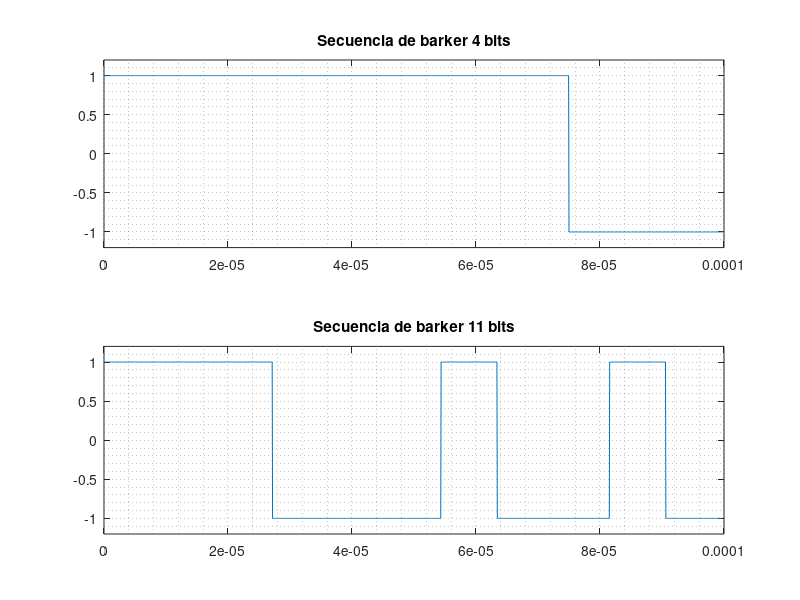
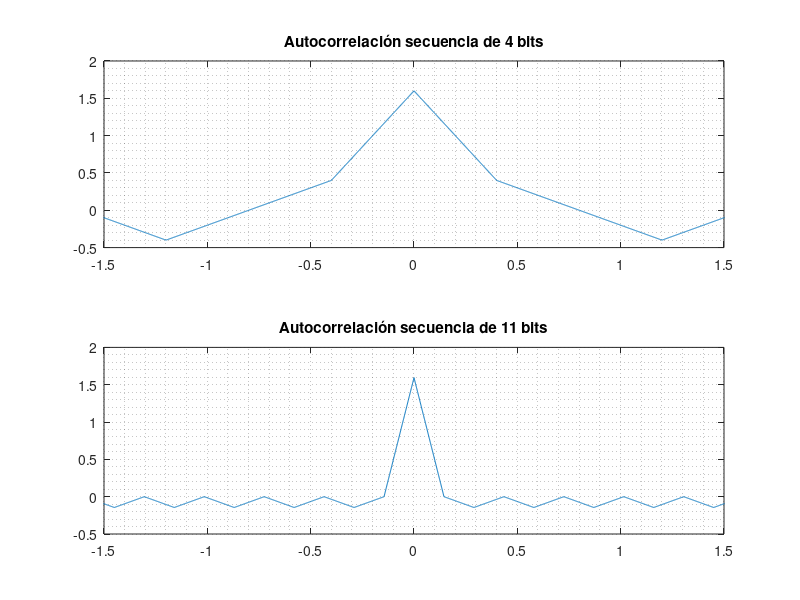
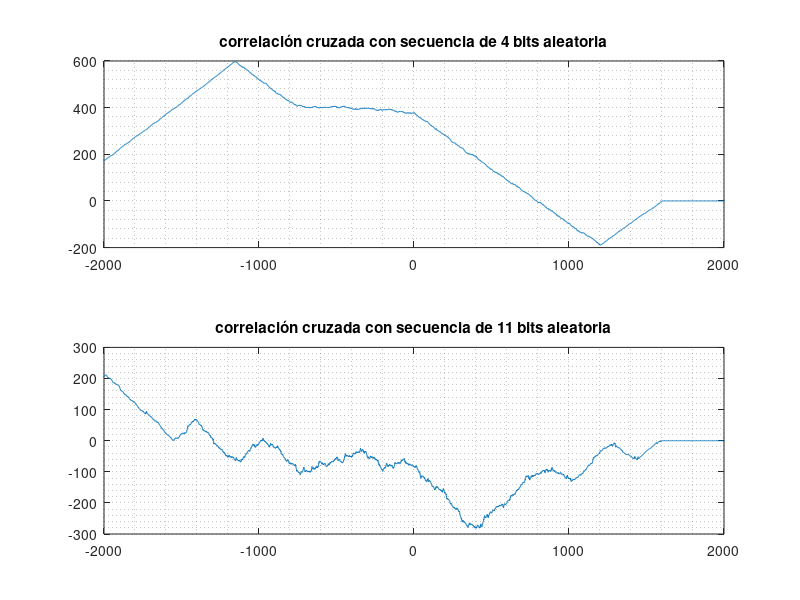
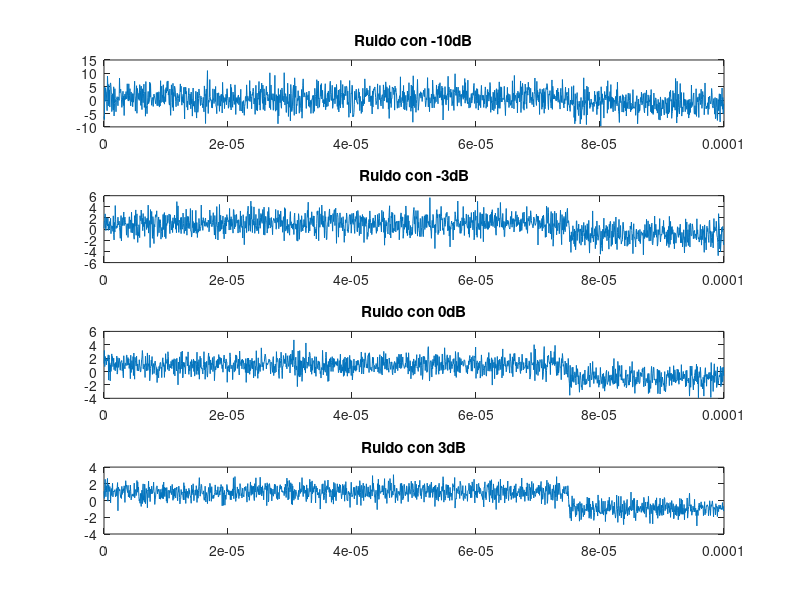

These charts were generated, in order, by the following MATLAB code:
clear all; close all; clc;

%Variables
Fs = 16e6;%Frecuencia de muestreo
tao=0.1e-3;%Tao
t_s = 1/Fs;%Tiempo secuencia

b_4=4;%cantidad de bits 4
b_11=11;%cantidad de bits 11
t_b_4 = tao/b_4;%Tiempo de 4 bits 
t_b_11 = tao/b_11;%Tiempo de 11 bits
t_1 = 0:t_s:tao-t_s;%vector de tiempo 1
t_2 = 0:t_s:tao-6*t_s;%vector de tiempo 2

%Redondeo al entero mas cercano (Numero de muestras)
N_4=round(t_b_4/t_s);
N_11=round(t_b_11/t_s);

%Secuencia de Barker 4 bits [1,1,1,-1]
s_4=[(1*ones(1,N_4)),(1*ones(1,N_4)),(1*ones(1,N_4)),(-1*ones(1,N_4))];

%Secuencia de Barker 11 bits [1,1,1,-1,-1,-1,1,-1,-1,1-1]
s_11=[(1*ones(1,N_11)),(1*ones(1,N_11)),(1*ones(1,N_11)),(-1*ones(1,N_11)),...
      (-1*ones(1,N_11)),(-1*ones(1,N_11)),(1*ones(1,N_11)),(-1*ones(1,N_11)),...
      (-1*ones(1,N_11)),(1*ones(1,N_11)),(-1*ones(1,N_11))];

%Representacion grafica Secuencia de barker 11 bits
figure()
subplot(211)
plot(t_1,s_4);
ylim([-1.2 1.2]);grid("minor");
title("Secuencia de barker 4 bits")
%Representacion grafica Secuencia de barker 11 bits
subplot(212)
plot(t_2,s_11);
ylim([-1.2 1.2]);grid("minor");
title("Secuencia de barker 11 bits")

%-------------------------------------------------------
%Autocorrelación 
%Se hace la autocorrelacion de la secuencia s_4
[phi_x,mlag]=xcorr(s_4);
%Se hace la autocorrelacion de la secuencia s_11
[phi_x1,mlag1]=xcorr(s_11);
figure()
%Representacion grafica de la autocorrelacion de la secuencia de barker 4 bits
subplot(211);
plot(mlag*(1e-3),phi_x*(1e-3));
xlim([-1.5 1.5]);grid("minor");
title("Autocorrelación secuencia de 4 bits")
%Representacion grafica de la autocorrelacion de la Secuencia de barker 11 bits
subplot(212);
plot(mlag1*(1e-3),phi_x1*(1e-3));
xlim([-1.5 1.5]);grid("minor");
title("Autocorrelación secuencia de 11 bits")
%-----------------------------------------------------
%Correlacion cruzadada

d_w=10;
d_bits=256;
secuencia_4=[1 1 1 -1];
secuencia_11=[1 1 1 1 -1 -1 1 -1 -1 1 -1];
ss_4=flip(secuencia_4);
ss_11=flip(secuencia_11);
tx=[secuencia_4 rand(1,d_w)];
tx2=[secuencia_11 rand(1,d_w)];

for i =2:d_w
    tx = [tx secuencia_4 rand(1,d_bits)];
end

for i =2:d_w
    tx2 = [tx2 secuencia_11 rand(1,d_bits)];
end
auxi = tx;
auxi2 = tx2;
[ phi_x, mlag ]=xcorr(s_4,auxi);
[ phi_x1, mlag1 ]=xcorr(s_11,auxi2);
figure()
subplot(211)
plot(mlag,phi_x)
xlim([-2e3 2e3]);grid("minor");
title("correlación cruzada con secuencia de 4 bits aleatoria")
subplot(212)
plot(mlag1,phi_x1)
xlim([-2e3 2e3]);grid("minor");
title("correlación cruzada con secuencia de 11 bits aleatoria")
%----------------------------------------------
%Ruido con -10dB, -3dB, 0dB y 3dB

%Ruido para la secuencia de 4 bits
ruido4_10dB=awgn(s_4,-10);
ruido4_3dB=awgn(s_4,-3);
ruido4_0dB=awgn(s_4,0);
ruido4_3dB_pos=awgn(s_4,3);

%representación grafica para el ruido con la secuencia de 4 bits
figure()
subplot(411)
plot(t_1,ruido4_10dB);
title("Ruido con -10dB")
subplot(412)
plot(t_1,ruido4_3dB);
title("Ruido con -3dB")
subplot(413)
plot(t_1,ruido4_0dB);
title("Ruido con 0dB")
subplot(414)
plot(t_1,ruido4_3dB_pos);
title("Ruido con 3dB")

%Ruido para la secuencia de 11 bits
ruido11_10dB=awgn(s_11,-10);
ruido11_3dB=awgn(s_11,-3);
ruido11_0dB=awgn(s_11,0);
ruido11_3dB_pos=awgn(s_11,3);

%representación grafica para el ruido con la secuencia de 11 bits
figure()
subplot(411)
plot(t_2,ruido11_10dB);
title("Ruido con -10dB")
subplot(412)
plot(t_2,ruido11_3dB);
title("Ruido con -3dB")
subplot(413)
plot(t_2,ruido11_0dB);
title("Ruido con 0dB")
subplot(414)
plot(t_2,ruido11_3dB_pos);
title("Ruido con 3dB")
%-------------------------------------------------------------
%Correlacion con la funcion de ruido

%correlacion para la secuencia de 4 bits y sus ruidos
[phi_x1,mlag1]=xcorr(s_4,ruido4_10dB);
[phi_x2,mlag2]=xcorr(s_4,ruido4_3dB);
[phi_x3,mlag3]=xcorr(s_4,ruido4_0dB);
[phi_x4,mlag4]=xcorr(s_4,ruido4_3dB_pos);

%Representación grafica de las correlaciones con 4 bits
figure()
subplot(411)
plot(mlag1,phi_x1);
xlim([-1.5e3 1.5e3]);grid("minor");
title("correlación con Ruido de -10dB")
subplot(412)
plot(mlag2,phi_x2);
xlim([-1.5e3 1.5e3]);grid("minor");
title("correlación con Ruido de -3dB")
subplot(413)
plot(mlag3,phi_x3);
xlim([-1.5e3 1.5e3]);grid("minor");
title("correlación con Ruido de 0dB")
subplot(414)
plot(mlag4,phi_x4);
xlim([-1.5e3 1.5e3]);grid("minor");
title("correlación con Ruido de 3dB")

%correlacion para la secuencia de 11 bits y sus ruidos
[phi_x1,mlag1]=xcorr(s_11,ruido4_10dB);
[phi_x2,mlag2]=xcorr(s_11,ruido4_3dB);
[phi_x3,mlag3]=xcorr(s_11,ruido4_0dB);
[phi_x4,mlag4]=xcorr(s_11,ruido4_3dB_pos);

%Representación grafica de las correlaciones con 11 bits
figure()
subplot(411)
plot(mlag1,phi_x1);
xlim([-1.5e3 1.5e3]);grid("minor");
title("correlación con Ruido de -10dB")
subplot(412)
plot(mlag2,phi_x2);
xlim([-1.5e3 1.5e3]);grid("minor");
title("correlación con Ruido de -3dB")
subplot(413)
plot(mlag3,phi_x3);
xlim([-1.5e3 1.5e3]);grid("minor");
title("correlación con Ruido de 0dB")
subplot(414)
plot(mlag4,phi_x4);
xlim([-1.5e3 1.5e3]);grid("minor");
title("correlación con Ruido de 3dB")





